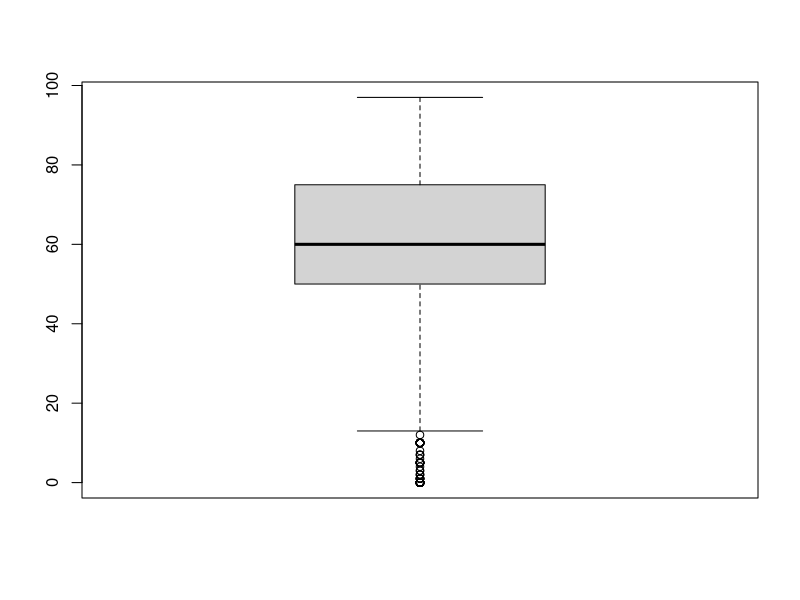
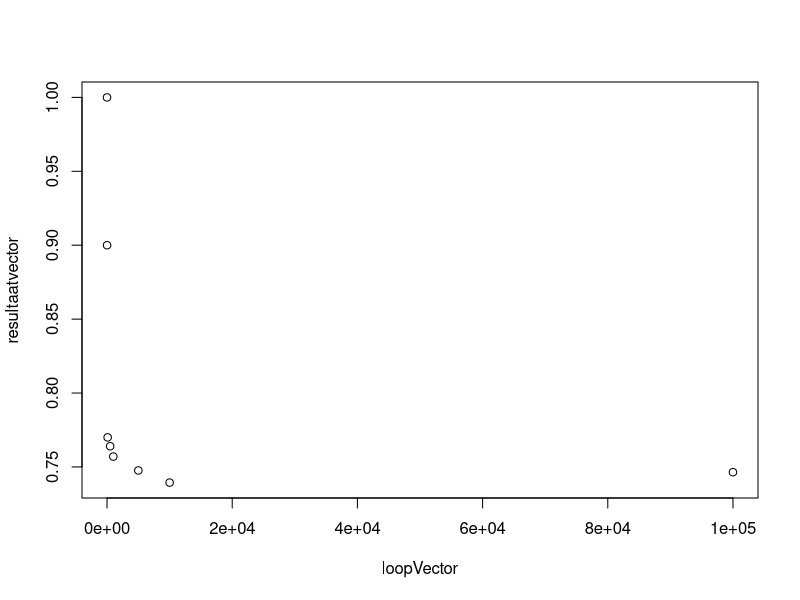

These charts were generated, in order, by the following R code:
## ---- chunk 1
knitr::opts_chunk$set(echo = TRUE)
## ---- chunk 2

library(readr)
data = read.csv("nesexample2.csv")

## ---- chunk 3
summary(data$therm.dems)
sd(data$therm.dems, na.rm= TRUE)
# na.rm verwijder al de na's
boxplot(data$therm.dems)

## ---- chunk 4
narmdata = na.omit(data$therm.dems)
N = length(narmdata)
N


aantalloops = 1000


betrouwjehet = function(aantalloops,grootte,data){
  gemiddelde  = mean(data)
  aantalsucces = 0
  for (i in 1:aantalloops){
  steekproef = sample(data,grootte)
      # 9betrouwbaarheidsinterval 75
      mu = mean(steekproef)
      si = sd(steekproef)
      
      
      minimum = mu-(qnorm(0.875)*(si/sqrt(grootte)))
      maximum = mu+(qnorm(0.875)*(si/sqrt(grootte)))
      
      
      
      if (minimum < gemiddelde & gemiddelde < maximum){
        aantalsucces = aantalsucces + 1}
        
      

  }
  percentage = aantalsucces/aantalloops
  return = percentage
    }

print(betrouwjehet(100000,64,narmdata))

resultaatvector=c()
loopVector = c(1,10,100,500,1000,5000,10000,100000)
for (i in 1:length(loopVector)){
  resultaatvector[i] = betrouwjehet(loopVector[i],64,narmdata)
  }
plot(loopVector,resultaatvector)
